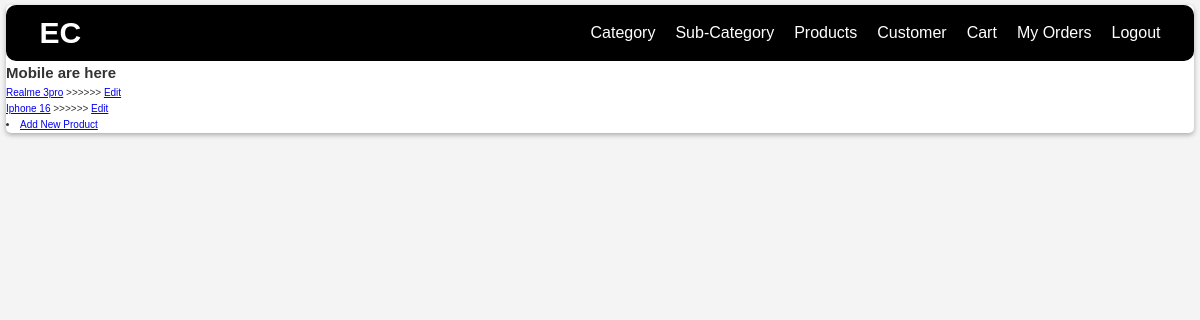
The page /sub-categorys/1/ (signed in) on the database as committed earlier.
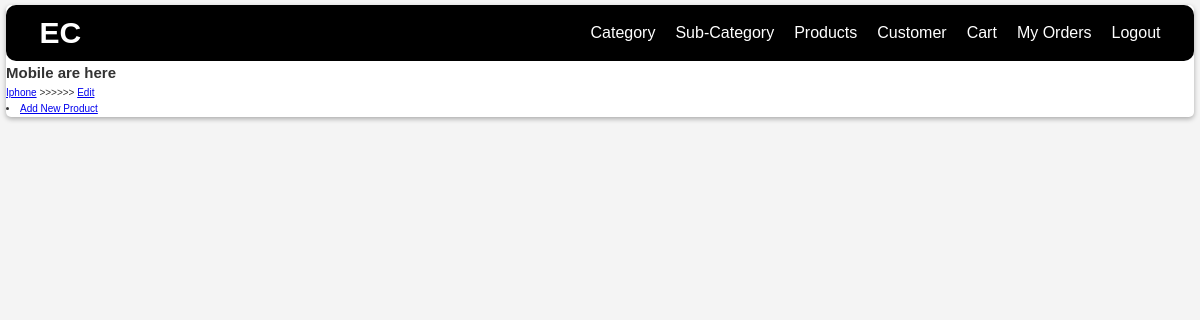
The same page on the database as committed later.
### base/models.py (models this page shows, shortened)
class Product(models.Model):
    STATUS_CHOICES = [
        ('In-Stock', 'In-Stock'),
        ('Out-of-Stock', 'Out-of-Stock'),
    ]
    category = models.ForeignKey(SubCategory, on_delete=models.CASCADE)
    product_id = models.CharField(max_length=10, unique=True, editable=False)
    name = models.CharField(max_length=30)
    product_image = models.ImageField(null=True, blank=True)
    price = models.FloatField()
    description = models.TextField(null=True)
    quantity = models.CharField(max_length=10, null=True, blank=True)
    stock = models.CharField(max_length=20, choices=STATUS_CHOICES, default="In-Stock")
    created_at = models.DateTimeField(auto_now_add=True)
    updated_at = models.DateTimeField(auto_now=True)
    deleted_at = models.DateTimeField(null=True, blank=True)

### base/views.py (the view)
# urls.py: path("sub-categorys/<int:pk>/", views.subCategoryView, name="single-sub-category"),
def subCategoryView(request, pk):
    category = SubCategory.objects.get(id=pk)
    products = Product.objects.filter(category=category)
    context = {"category":category,"products":products}
    return render(request, "base/subcategory/single_sub_category.html", context)

### base/models.py (called while the page is built)
    def __str__(self):
        return self.name

### base/templates/base/subcategory/single_sub_category.html
{% extends "main.html" %}
{% block content %}
<div>
    <h2>{{category}} are here</h2>
    {% for product in products %}
        <ul>
            <li><a href="{% url "product" product.id %}">{{product.name}}</a>
                {% if request.user.is_authenticated %}
                    >>>>>> <a href="{% url "edit-product" product.id %}">Edit</a></li>
                {% endif %}
        </ul>
    {% endfor %}
    {% if request.user.is_superuser %}
        <li><a href="{% url "create-product" category.id %}">Add New Product</a></li>
    {% endif %}
</div>
{% endblock content %}

Rows that differ between the two databases and show on the page:
removed Product: name "Realme 3pro"
removed Product: name "Iphone 16"
added Product: name "Iphone"
